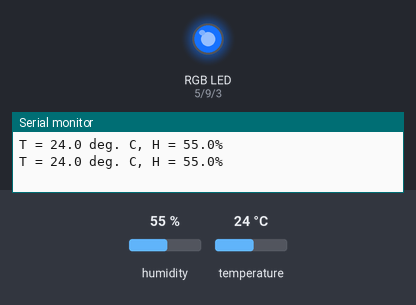
This sketch was run on a simulated Arduino Uno, built with avr-gcc and run on an emulated ATmega328P. On the bench: an RGB LED mixed from three pins (HIGH = lit), the last lines printed to the serial monitor. The test bench sets the inputs (shaded band); at power-on: humidity 55 %, temperature 24 °C.

Above: at 6.8 s.
6.9 s: humidity set to 58 %
11.4 s: humidity set to 61 %
At 13.1 s:
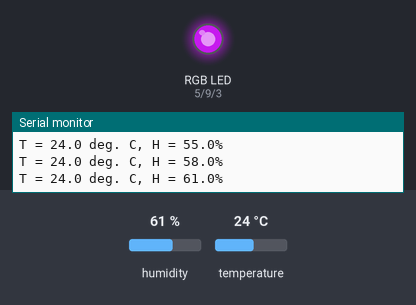
15.9 s: humidity set to 22 %
At 19.0 s:
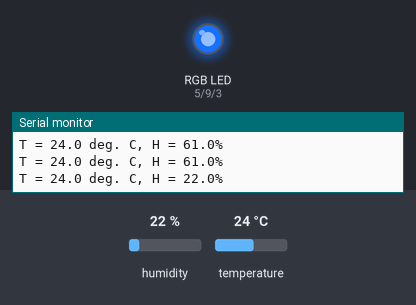
20.4 s: humidity set to 68 %
At 21.3 s:
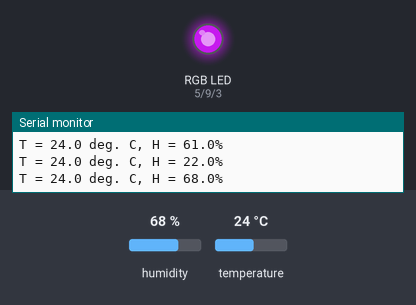
Timing chart, 0 to 23.4 s (numbered marks = the images above; inputs shaded):
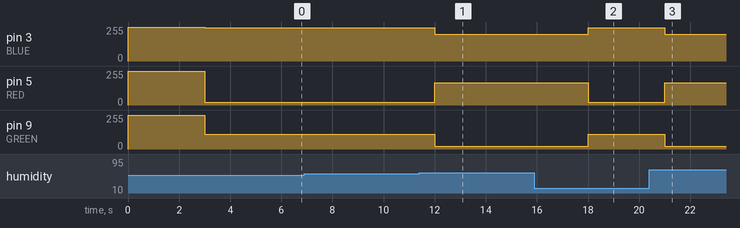

Measured:
- the behaviour switches between 59 and 60 % on humidity (found by bisection; images 0 and 1)
- after the input at 11.4 s, pin 3 (BLUE): 251/255 → 201/255 after 0.61 s; pin 5 (RED): 22/255 → 167/255 after 0.61 s; pin 9 (GREEN): 112/255 → 22/255 after 0.61 s
- after the input at 15.9 s, pin 3 (BLUE): 201/255 → 251/255 after 2.1 s; pin 5 (RED): 167/255 → 22/255 after 2.1 s; pin 9 (GREEN): 22/255 → 112/255 after 2.1 s
- after the input at 20.4 s, pin 3 (BLUE): 251/255 → 201/255 after 0.61 s; pin 5 (RED): 22/255 → 167/255 after 0.61 s; pin 9 (GREEN): 112/255 → 22/255 after 0.61 s

The sketch:

temp-humidity-led.ino
```cpp
//www.elegoo.com
//2018.10.25

#include <dht_nonblocking.h>
#define DHT_SENSOR_TYPE DHT_TYPE_11
#define BLUE 3
#define GREEN 9
#define RED 5

static const int DHT_SENSOR_PIN = 2;
DHT_nonblocking dht_sensor( DHT_SENSOR_PIN, DHT_SENSOR_TYPE );
int redValue;
int greenValue;
int blueValue;

/*
 * Initialize the serial port.
 */
void setup( )
{
  pinMode(RED, OUTPUT);
  pinMode(GREEN, OUTPUT);
  pinMode(BLUE, OUTPUT);
  digitalWrite(RED, HIGH);
  digitalWrite(GREEN, HIGH);
  digitalWrite(BLUE, HIGH);
  Serial.begin( 9600);
}

/*
 * Poll for a measurement, keeping the state machine alive.  Returns
 * true if a measurement is available.
 */
static bool measure_environment( float *temperature, float *humidity ){
  static unsigned long measurement_timestamp = millis( );

  /* Measure once every four seconds. */
  if( millis( ) - measurement_timestamp > 3000ul )
  {
    if( dht_sensor.measure( temperature, humidity ) == true )
    {
      measurement_timestamp = millis( );
      return( true );
    }
  }

  return( false );
}


void loop( ){
  float temperature;
  float humidity;

  /* Measure temperature and humidity.  If the functions returns
     true, then a measurement is available. */
  if( measure_environment( &temperature, &humidity ) == true )
  {
    Serial.print( "T = " );
    Serial.print( temperature, 1 );
    Serial.print( " deg. C, H = " );
    Serial.print( humidity, 1 );
    Serial.println( "%" );

    setColor(humidity);
  }
}

void setColor( float humidity ){
  int humidityValue = (int)humidity;

  digitalWrite(BLUE, HIGH);
  if(humidityValue >= 60){ //INDIGO
    redValue = 167;
    greenValue = 22;
    blueValue = 201;
  }else if(humidityValue >= 50 < 60){ //blue
    redValue = 22;
    greenValue = 112;
    blueValue = 251;
  }
//  else if(humidityValue >= 40 < 50){ //green
//    redValue = 12;
//    greenValue = 255;
//    blueValue = 0;
//  }
//  else if(humidityValue >= 30 < 40){ //yellow
  else if(humidityValue < 50){
    redValue = 247;
    greenValue = 232;
    blueValue = 20;
      digitalWrite(BLUE, LOW);
  }

//  Serial.print( "RED value = " );
//  Serial.print( redValue, 1 );
//  Serial.print( " , greenValue = " );
//  Serial.print( greenValue, 1 );
//  Serial.println( " , blueValue = " );
//  Serial.print( blueValue, 1 );
//  Serial.println( " , humidityValue = " );
//  Serial.print( humidityValue, 1 );

  analogWrite(RED, redValue);
  analogWrite(BLUE, blueValue);
  analogWrite(GREEN, greenValue);
  //digitalWrite(BLUE, LOW);
}
```
